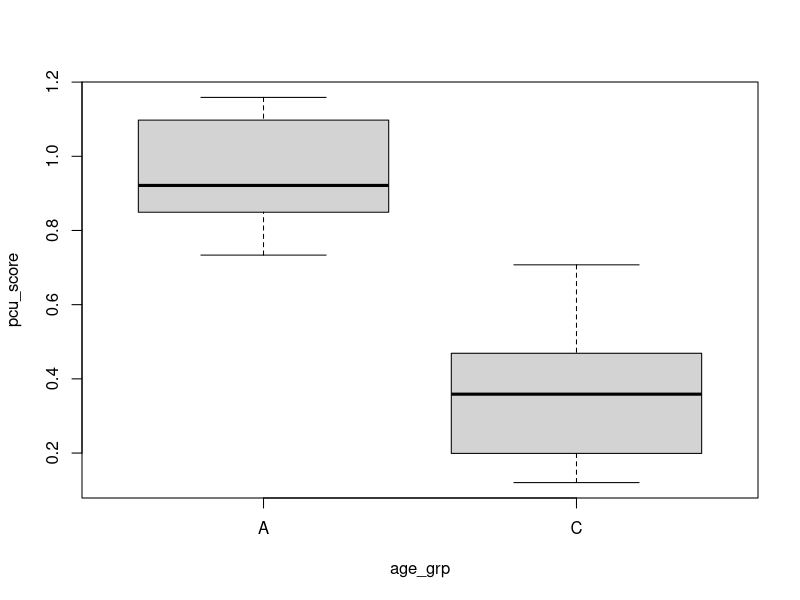

This chart was generated by the following R code:
## ---- chunk 1
game.wmc <- read.table("kr_gamewmc.txt", header=T)
game.wmc$accuracy <- game.wmc$Phit + game.wmc$PcorrectRejection
## ---- chunk 2

# single main effect models
fm.a <- lm(accuracy ~ age_grp, game.wmc)
fm.g <- lm(accuracy ~ gender, game.wmc)

# both main effects
fm.ag <- lm(accuracy ~ age_grp + gender, game.wmc)

# main effects and interaction
fm.ag <- lm(accuracy ~ age_grp * gender, game.wmc)

# age_grp * gender a shorthand for writing
fm.ag2 <- lm(accuracy ~ age_grp + gender + age_grp:gender, game.wmc)

## ---- chunk 3
anova(fm.ag)
## ---- chunk 4
with(game.wmc, table(age_grp, gender))
## ---- chunk 5
options(contrasts = c("contr.sum", "contr.poly"))

options("contrasts")
## ---- chunk 6
library(car) # load package car to get the function Anova

# This is right!
options(contrasts = c("contr.sum", "contr.poly"))
options("contrasts")

fm.ag <- lm(accuracy ~ age_grp * gender, game.wmc)
Anova(fm.ag, type=3)

# This is wrong! 
options(contrasts = c("contr.treatment", "contr.poly")) 
fm.ag <- lm(accuracy ~ age_grp * gender, game.wmc)
Anova(fm.ag, type=3)

# Set them back to orthogonal
options(contrasts = c("contr.sum", "contr.poly"))
options("contrasts")

## ---- chunk 7
boxplot(pcu_score ~ age_grp, game.wmc)
## ---- chunk 8

fm.wmc <- lm(accuracy ~ pcu_score, game.wmc) 
summary(fm.wmc)
anova(fm.wmc) # ok to use type I Sum of Squares, because we have only one predictor

fm.age <- lm(accuracy ~ age_grp, game.wmc) 
summary(fm.age)
anova(fm.wmc)
## ---- chunk 9
options(contrasts = c("contr.sum", "contr.poly"))
fm.axw <- lm(accuracy ~ pcu_score + age_grp, game.wmc) 
summary(fm.axw)
Anova(fm.axw, type=3)
## ---- chunk 10
anova(fm.axw)
